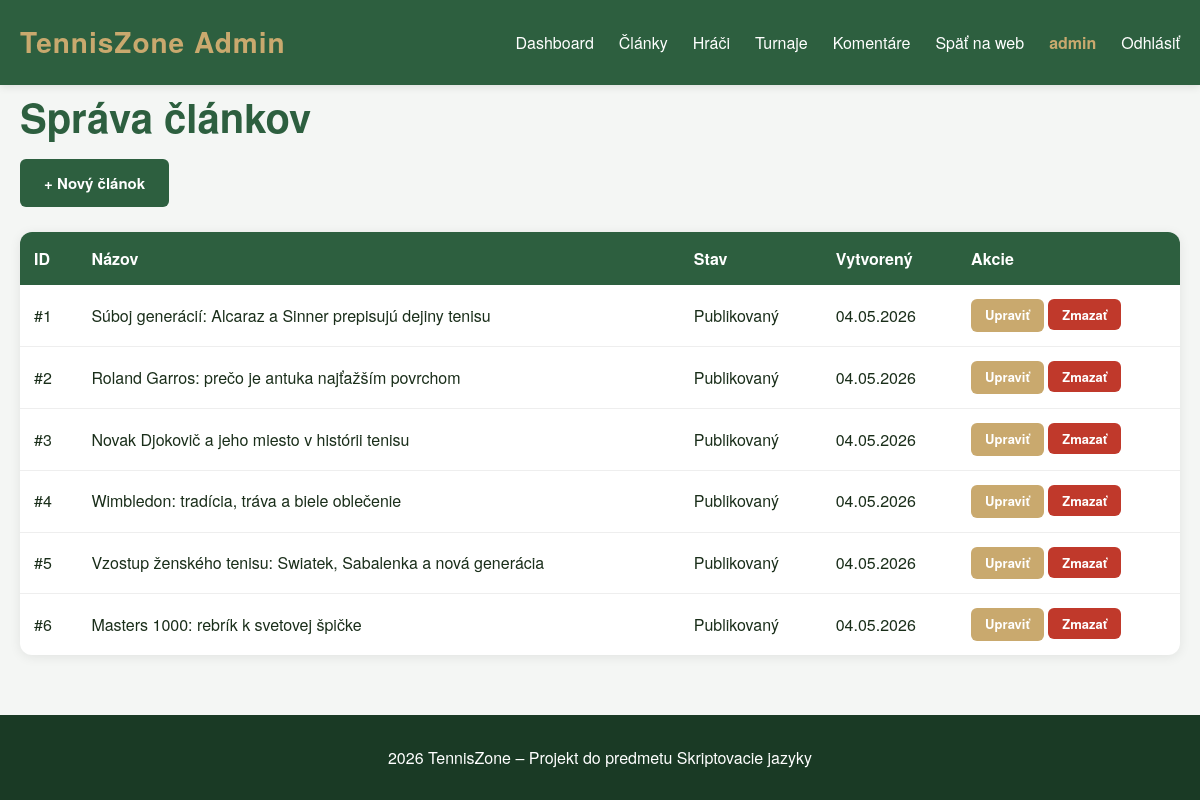
Screenshot of /public/templates/admin-articles.php (signed in) with the database file from the repository.
### tables this page shows
CREATE TABLE IF NOT EXISTS articles (
    id INT AUTO_INCREMENT PRIMARY KEY,
    category_id INT,
    author_id INT,
    title VARCHAR(255) NOT NULL,
    slug VARCHAR(255) NOT NULL UNIQUE,
    perex TEXT,
    content TEXT NOT NULL,
    image VARCHAR(255),
    is_published TINYINT(1) DEFAULT 0,
    views INT DEFAULT 0,
    published_at TIMESTAMP NULL,
    created_at TIMESTAMP DEFAULT CURRENT_TIMESTAMP,
    updated_at TIMESTAMP DEFAULT CURRENT_TIMESTAMP ON UPDATE CURRENT_TIMESTAMP,
    FOREIGN KEY (category_id) REFERENCES categories(id) ON DELETE SET NULL,
    FOREIGN KEY (author_id) REFERENCES users(id) ON DELETE SET NULL
);

### autoload.php (called while the page is built, shortened)
<?php
spl_autoload_register(function (string $class): void {
    $prefixes = [
        'App\\Core\\'   => __DIR__ . '/app/core/',
        'App\\Models\\' => __DIR__ . '/app/models/',
    ];
    foreach ($prefixes as $prefix => $baseDir) {
        $len = strlen($prefix);
        if (strncmp($class, $prefix, $len) !== 0) {
            continue;
        }
        $relative = substr($class, $len);
        $file = $baseDir . str_replace('\\', '/', $relative) . '.php';
        if (is_file($file)) {
            return;
        }
    }
});

### app/core/Database.php (called while the page is built, shortened)
<?php
class Database {
    private $host = 'localhost';
    private $dbname = 'tenniszone1';
    private $username = 'root';
    private $password = '';
    private \PDO $connection;
    public function __construct() {
        try {
            $dsn = "mysql:host={$this->host};dbname={$this->dbname};charset=utf8mb4";
            $this->connection = new \PDO($dsn, $this->username, $this->password);
            $this->connection->setAttribute(\PDO::ATTR_ERRMODE, \PDO::ERRMODE_EXCEPTION);
            $this->connection->setAttribute(\PDO::ATTR_DEFAULT_FETCH_MODE, \PDO::FETCH_OBJ);
        } catch (\PDOException $e) {
            echo "Chyba pripojenia: " . $e->getMessage();
        }
    }
    public function getConnection() {
        return $this->connection;
    }
}

### app/models/Post.php (called while the page is built, shortened)
<?php
class Post {
    private $db;
    public function __construct() {
        $database = new Database();
        $this->db = $database->getConnection();
    }
    public function all() {
        $sql = "SELECT * FROM articles ORDER BY created_at DESC";
        $stmt = $this->db->query($sql);
        return $stmt->fetchAll();
    }
}

### public/templates/admin-articles.php (the view, shortened to what this page needs)
<?php require_once __DIR__ . '/../../autoload.php' ;
use App\Models\Post;?>
<?php include __DIR__ . '/partials/header-admin.php'; ?>
<?php
$post = new Post();
$articles = $post->all();
?>
<div class="admin-toolbar">
    <h1>Správa článkov</h1>
    <a href="article-create.php" class="btn btn-add">+ Nový článok</a>
</div>
<table>
    <thead>
        <tr>
            <th>ID</th>
            <th>Názov</th>
            <th>Stav</th>
            <th>Vytvorený</th>
            <th>Akcie</th>
        </tr>
    </thead>
    <tbody>
        <?php foreach ($articles as $a): ?>
            <tr>
                <td>#<?php echo $a->id; ?></td>
                <td><?php echo htmlspecialchars($a->title ?? ''); ?></td>
                <td><?php echo isset($a->is_published) && $a->is_published ? 'Publikovaný' : 'Koncept'; ?></td>
                <td><?php echo $a->created_at ? date('d.m.Y', strtotime($a->created_at)) : '-'; ?></td>
                <td>
                    <a href="article-edit.php?id=<?php echo $a->id; ?>" class="btn btn-edit">Upraviť</a>
                    <form method="POST" style="display:inline;" onsubmit="return confirm('Naozaj zmazať článok?')">
                        <button type="submit" class="btn btn-delete">Zmazať</button>
                    </form>
                </td>
            </tr>
        <?php endforeach; ?>
    </tbody>
</table>
<?php include __DIR__ . '/partials/footer.php'; ?>

### public/assets/css/style.css (style rules this page uses)
* { box-sizing: border-box; margin: 0; padding: 0; }
body { font-family: 'Helvetica Neue', Arial, sans-serif; background: #f4f6f4; color: #1a2e1a; line-height: 1.6; }
h1 { font-size: 2.5rem; color: #2d5f3f; margin-bottom: 10px; }
form { background: white; padding: 30px; border-radius: 12px; box-shadow: 0 2px 12px rgba(0,0,0,0.08); max-width: 500px; margin: 30px auto; }
button { background: #2d5f3f; color: white; border: none; padding: 12px 24px; border-radius: 6px; font-size: 15px; font-weight: 600; cursor: pointer; transition: background 0.2s; }
table { width: 100%; border-collapse: collapse; background: white; border-radius: 12px; overflow: hidden; box-shadow: 0 2px 12px rgba(0,0,0,0.08); margin: 25px 0; }
table th { background: #2d5f3f; color: white; padding: 14px; text-align: left; font-weight: 600; }
table td { padding: 14px; border-bottom: 1px solid #eee; }
table tr:last-child td { border-bottom: none; }
table form { background: none; padding: 0; box-shadow: none; margin: 0; display: inline; }
table form button { padding: 6px 12px; font-size: 13px; background: #c0392b; }
.btn { display: inline-block; padding: 10px 20px; border-radius: 6px; font-weight: 600; text-decoration: none; border: none; cursor: pointer; font-size: 14px; transition: all 0.2s; font-family: inherit; }
.btn-add { background: #2d5f3f; color: white; padding: 12px 24px; font-size: 15px; }
.btn-edit { background: #c9a96e; color: white; padding: 6px 14px; font-size: 13px; }
.btn-delete { background: #c0392b; color: white; padding: 6px 14px; font-size: 13px; }

### rows the page displays
articles: id "1", title "Súboj generácií: Alcaraz a Sinner prepisujú dejiny tenisu", is_published "Publikovaný", created_at "04.05.2026"
articles: id "2", title "Roland Garros: prečo je antuka najťažším povrchom", is_published "Publikovaný", created_at "04.05.2026"
articles: id "3", title "Novak Djokovič a jeho miesto v histórii tenisu", is_published "Publikovaný", created_at "04.05.2026"
articles: id "4", title "Wimbledon: tradícia, tráva a biele oblečenie", is_published "Publikovaný", created_at "04.05.2026"
articles: id "5", title "Vzostup ženského tenisu: Swiatek, Sabalenka a nová generácia", is_published "Publikovaný", created_at "04.05.2026"
articles: id "6", title "Masters 1000: rebrík k svetovej špičke", is_published "Publikovaný", created_at "04.05.2026"

### other values shown
$_SESSION['username'] "admin"
